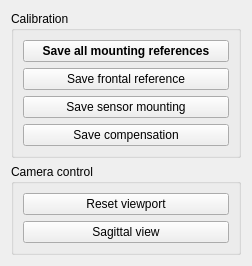
<?xml version="1.0" encoding="UTF-8"?>
<ui version="4.0">
 <class>ModelCalibrationPanel</class>
 <widget class="QWidget" name="ModelCalibrationPanel">
  <property name="geometry">
   <rect>
    <x>0</x>
    <y>0</y>
    <width>252</width>
    <height>256</height>
   </rect>
  </property>
  <property name="windowTitle">
   <string>Form</string>
  </property>
  <layout class="QGridLayout" name="gridLayout">
   <item row="2" column="0">
    <widget class="QGroupBox" name="groupBox">
     <property name="title">
      <string>Calibration</string>
     </property>
     <layout class="QGridLayout" name="gridLayout_2">
      <item row="1" column="0">
       <widget class="QPushButton" name="saveFrontalButton">
        <property name="sizePolicy">
         <sizepolicy hsizetype="Minimum" vsizetype="MinimumExpanding">
          <horstretch>0</horstretch>
          <verstretch>0</verstretch>
         </sizepolicy>
        </property>
        <property name="text">
         <string>Save frontal reference</string>
        </property>
       </widget>
      </item>
      <item row="2" column="0">
       <widget class="QPushButton" name="saveMountingButton">
        <property name="sizePolicy">
         <sizepolicy hsizetype="Minimum" vsizetype="MinimumExpanding">
          <horstretch>0</horstretch>
          <verstretch>0</verstretch>
         </sizepolicy>
        </property>
        <property name="text">
         <string>Save sensor mounting</string>
        </property>
       </widget>
      </item>
      <item row="0" column="0">
       <widget class="QPushButton" name="saveAllButton">
        <property name="sizePolicy">
         <sizepolicy hsizetype="Minimum" vsizetype="MinimumExpanding">
          <horstretch>0</horstretch>
          <verstretch>0</verstretch>
         </sizepolicy>
        </property>
        <property name="font">
         <font>
          <weight>75</weight>
          <bold>true</bold>
         </font>
        </property>
        <property name="text">
         <string>Save all mounting references</string>
        </property>
       </widget>
      </item>
      <item row="3" column="0">
       <widget class="QPushButton" name="saveCompensationButton">
        <property name="sizePolicy">
         <sizepolicy hsizetype="Minimum" vsizetype="MinimumExpanding">
          <horstretch>0</horstretch>
          <verstretch>0</verstretch>
         </sizepolicy>
        </property>
        <property name="text">
         <string>Save compensation</string>
        </property>
       </widget>
      </item>
     </layout>
    </widget>
   </item>
   <item row="3" column="0">
    <widget class="QGroupBox" name="groupBox_2">
     <property name="title">
      <string>Camera control</string>
     </property>
     <layout class="QGridLayout" name="gridLayout_3">
      <item row="0" column="0">
       <widget class="QPushButton" name="resetViewportButton">
        <property name="sizePolicy">
         <sizepolicy hsizetype="Minimum" vsizetype="MinimumExpanding">
          <horstretch>0</horstretch>
          <verstretch>0</verstretch>
         </sizepolicy>
        </property>
        <property name="text">
         <string>Reset viewport</string>
        </property>
       </widget>
      </item>
      <item row="1" column="0">
       <widget class="QPushButton" name="sagittalViewportButton">
        <property name="text">
         <string>Sagittal view</string>
        </property>
       </widget>
      </item>
     </layout>
    </widget>
   </item>
  </layout>
 </widget>
 <resources/>
 <connections/>
</ui>
